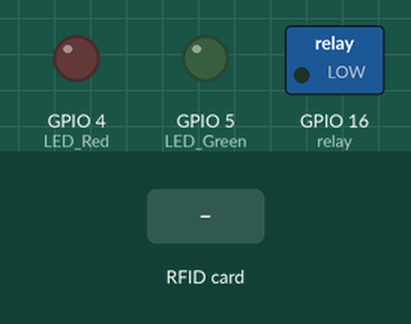
A sketch run on a simulated ESP8266 (NodeMCU). Parts: switched loads named in the sketch (green lamp = pin HIGH), output pins drawn as LEDs (lit = HIGH). Dashed ring = blinking. Inputs (shaded band) come from the test bench. WiFi joins after 1.5 s; servers stay silent unless stated; uploads are accepted with an empty reply; what the sketch prints to the serial monitor is not drawn.

Above: at 2.7 s.
2.8 s: RFID card 5E 7A 19 C4 held to the reader
At 3.9 s:
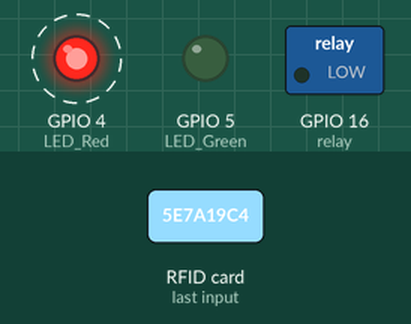
Timing chart, 0 to 9.6 s (numbered marks = the images above; inputs shaded):
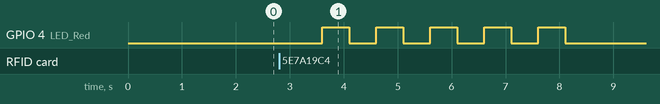

The sketch:

aman_bet_inimah.ino
```cpp
/* --------------------------------------
 *             MFRC522      NodeMCU
 *             Reader/PCD   ESP 8266
 * Signal      Pin          Pin
 * --------------------------------------
 * RST/Reset   RST          D4 / 2
 * SPI SS      SDA(SS)      D8 / 15
 * SPI MOSI    MOSI         D7 / 13
 * SPI MISO    MISO         D6 / 12
 * SPI SCK     SCK          D5 / 14
 *
 */
#include <SPI.h>
#include <MFRC522.h>
#include <ESP8266WiFi.h>
#include <ESP8266HTTPClient.h>

#define RST_PIN   2
#define SS_PIN    15
#define relay     16

byte LED_Red    = 4;
byte LED_Green  = 5;
byte Buzzer     = 12;

MFRC522 rfid(SS_PIN, RST_PIN);

const char* ssid = "Pojok Priangan 1";
const char* password = "passwordnya22";
const char* serverIP = "192.168.1.20";
const int serverPort = 80;

bool readCard = false;

void setup() {
  Serial.begin(9600);
  while (!Serial);
  SPI.begin();
  rfid.PCD_Init();
  Serial.println("Tap RFID/NFC Tag on reader");

  pinMode(LED_Red, OUTPUT);
  pinMode(LED_Green, OUTPUT);
  pinMode(relay, OUTPUT);

  WiFi.begin(ssid, password);

  while (WiFi.status() != WL_CONNECTED) {
    delay(500);
    Serial.print(".");
  }

  Serial.println("");
  Serial.println("WiFi connected");
}

void valid() {
  Serial.println("Access Granted");
  Serial.println();
  delay(500);

  digitalWrite(LED_Green, HIGH);
  // tone(Buzzer, 2000);
  // delay(200);
  // noTone(Buzzer);
  // delay(50);
  digitalWrite(relay, LOW);
  delay(5000);
  digitalWrite(relay, HIGH);
  delay(100);
  digitalWrite(LED_Green, LOW);

  // tone(Buzzer, 2000);
  // delay(200);
  // noTone(Buzzer);
  // delay(50);
}

void invalid() {
  Serial.println("Access Denied");
  Serial.println();
  delay(500);

  digitalWrite(LED_Red, HIGH);
  delay(500);
  digitalWrite(LED_Red, LOW);
  delay(500);
  digitalWrite(LED_Red, HIGH);
  delay(500);
  digitalWrite(LED_Red, LOW);
  delay(500);
  digitalWrite(LED_Red, HIGH);
  delay(500);
  digitalWrite(LED_Red, LOW);
  delay(500);
  digitalWrite(LED_Red, HIGH);
  delay(500);
  digitalWrite(LED_Red, LOW);
  delay(500);
  digitalWrite(LED_Red, HIGH);
  delay(500);
  digitalWrite(LED_Red, LOW);
  delay(500);
  // digitalWrite(LED_Red, HIGH);
  // tone(Buzzer, 1500);
  // delay(500);
  // digitalWrite(LED_Red, LOW);
  // noTone(Buzzer);
  // delay(100);
  // digitalWrite(LED_Red, HIGH);
  // tone(Buzzer, 1500);
  // delay(500);
  // digitalWrite(LED_Red, LOW);
  // noTone(Buzzer);
  // delay(100);
  // digitalWrite(LED_Red, HIGH);
  // tone(Buzzer, 1500);
  // delay(500);
  // digitalWrite(LED_Red, LOW);
  // noTone(Buzzer);
}

void sendtoserver(String cardUid) {
  String uid;
  uid = cardUid;
  if (uid != "") {
    WiFiClient client;
    HTTPClient http;

    String data = "?rfid=" + uid;
    String url = "http://" + String(serverIP) + "/Project/monitoring_doorlock/Monitoring/getstatus" + data;

    Serial.print("Connecting to: ");
    Serial.println(url);
    http.begin(client, url);
    int httpCode = http.GET();

    if (httpCode > 0) {
      if (httpCode == HTTP_CODE_OK) {
        String payload = http.getString();
        Serial.println("Server Response:");
        Serial.println(payload);

        if (payload == "1") {
          valid();
        } else {
          invalid();
        }
      }
    } else {
      Serial.println("Failed to connect to the server");
    }

    http.end();
  }
}

void loop() {
  if (rfid.PICC_IsNewCardPresent() && !readCard) {
    readCard = true;

    if (rfid.PICC_ReadCardSerial()) {
      MFRC522::PICC_Type piccType = rfid.PICC_GetType(rfid.uid.sak);
      Serial.print("RFID/NFC Tag Type: ");
      Serial.println(rfid.PICC_GetTypeName(piccType));

      String cardUid = "";
      for (int i = 0; i < rfid.uid.size; i++) {
        cardUid += (rfid.uid.uidByte[i] < 0x10 ? "0" : "") + String(rfid.uid.uidByte[i], HEX);
        if (i < rfid.uid.size - 1) {
          cardUid += "%20";
        }
      }
      cardUid.toUpperCase();
      Serial.println(cardUid);
      sendtoserver(cardUid);

      rfid.PICC_HaltA();
      rfid.PCD_StopCrypto1();
    }

    readCard = false;
  }

  delay(100);  // Add a delay to prevent rapid consecutive card reads
}
```

Measured:
- after the input at 2.8 s, GPIO 4 (LED_Red): alternates HIGH for 0.50 s and LOW for 0.50 s, 10 changes in all, then stays LOW, starting after 0.81 s
